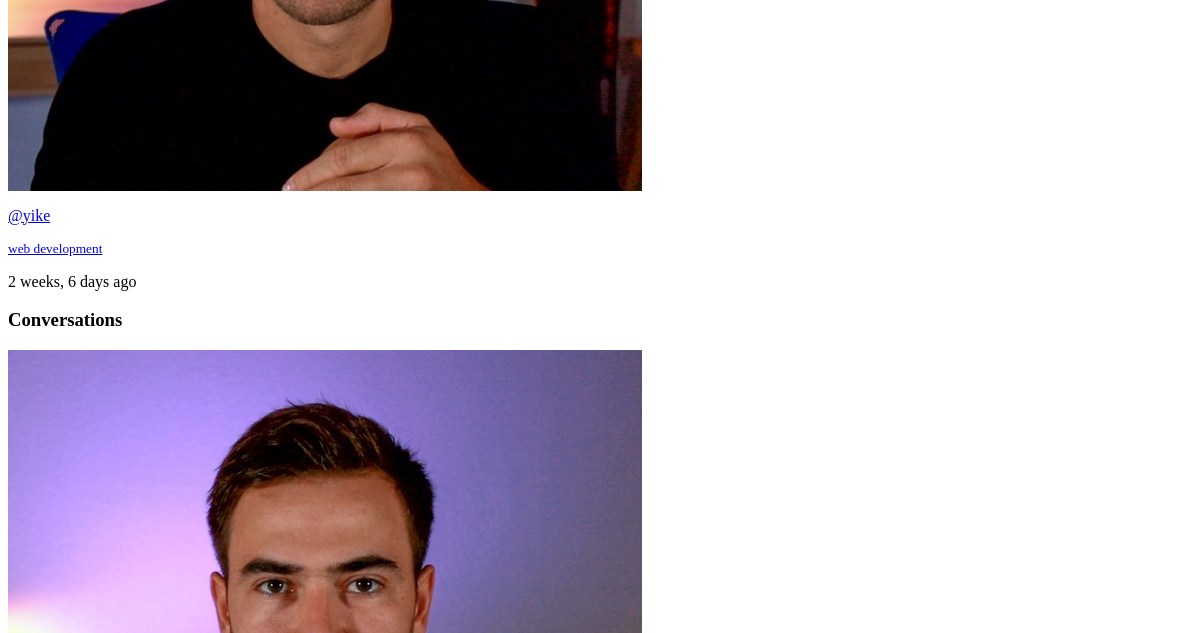
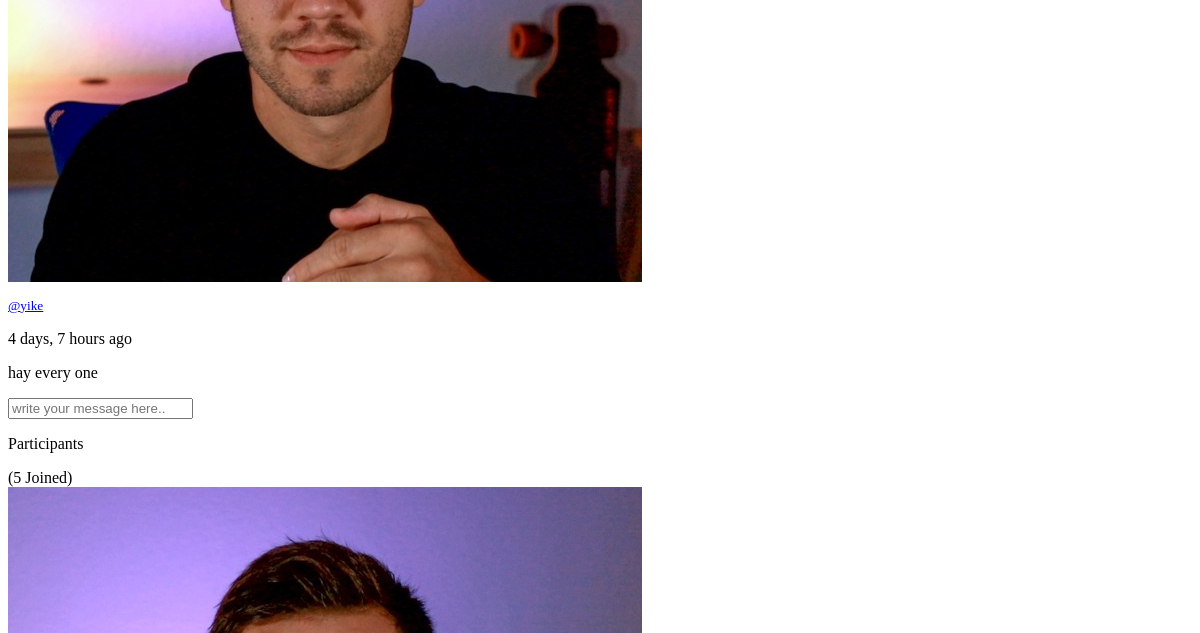
Before: /room/2/ (middle part) with the older database file (2 pictures, top to bottom).
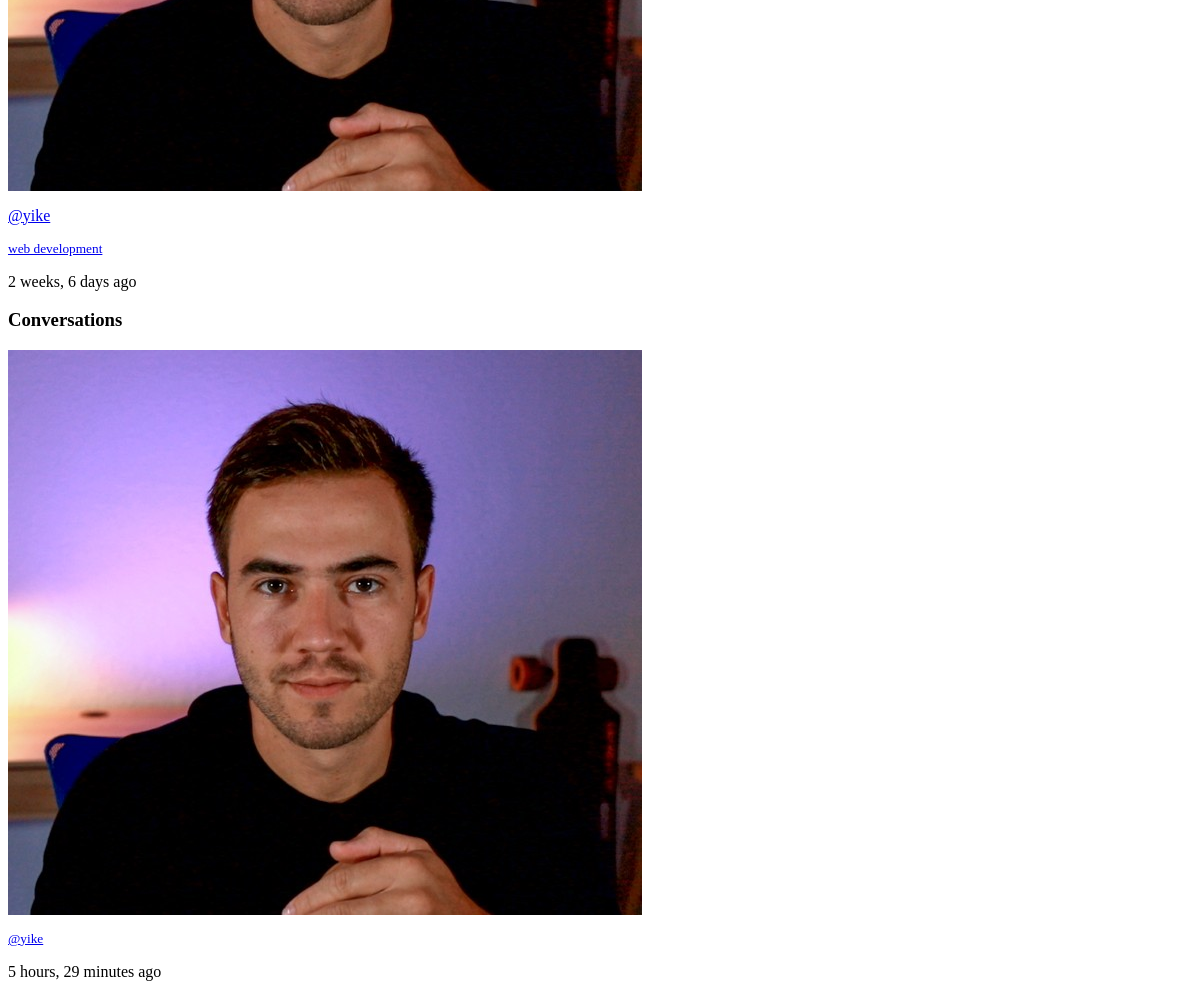
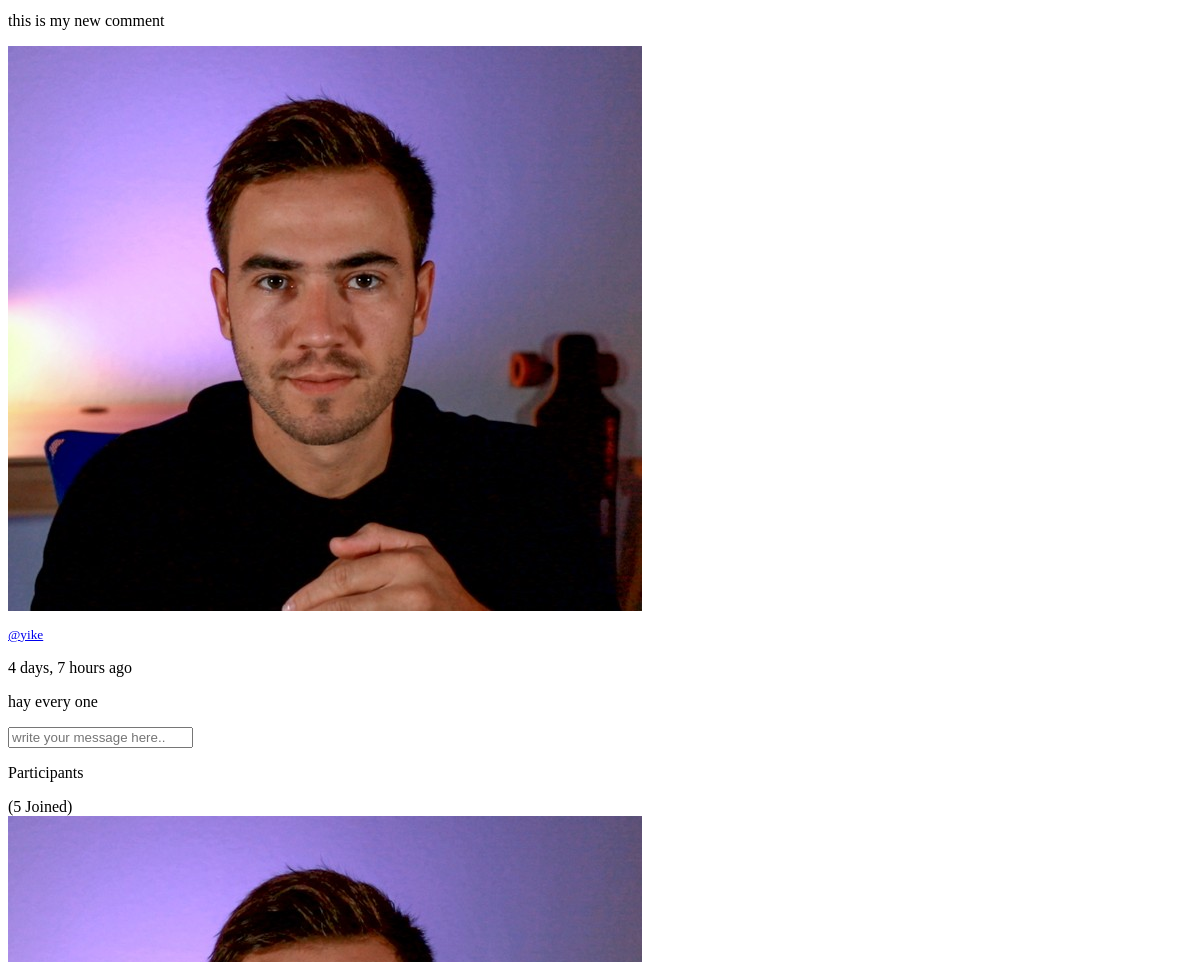
After: the same page with the newer database file (2 pictures, top to bottom).
### Backend/base/models.py (models this page shows, shortened)
class Room(models.Model):
    host = models.ForeignKey(User,on_delete=models.SET_NULL,null=True)
    topic = models.ForeignKey(Topic,on_delete=models.SET_NULL,null=True)
    name = models.CharField(max_length=200)
    description = models.TextField(null=True,blank=True)
    participants = models.ManyToManyField(User,related_name='participants',blank=True)
    updated = models.DateTimeField(auto_now=True)
    created = models.DateField(auto_now_add=True)
    class Meta:
        ordering = ['-updated','-created']

class Topic(models.Model):
    name = models.CharField(max_length=200)

class Message(models.Model):
    user = models.ForeignKey(User,on_delete=models.CASCADE)
    room = models.ForeignKey (Room,on_delete=models.CASCADE)
    body = models.TextField()
    updated  = models.DateTimeField(auto_now=True)
    created = models.DateTimeField(auto_now_add=True)
    class Meta:
        ordering = ['-updated','-created']
    def __str__(self):
        return self.body[0:50]

### Backend/base/views.py (the view, shortened to what this page needs)
# urls.py: path('room/<str:pk>/',views.room,name='room'),
def room(request,pk):
    room = Room.objects.get(id=pk)
    room_messages = room.message_set.all().order_by('-created')
    participants = room.participants.all()
    context = {'room':room,
               'current_user': request.user,
               'room_messages':room_messages,
               'participants':participants,
               }
    return render(request,'base/room.html',context )

### Frontend/templates/base/room.html (shortened to what this page needs)
{% extends "main.html" %} {% block content %}
{%load static %}
<div class="grid grid-flow-col gap-2">
  <div class="grid-cols-8 bg-gray-700 mx-2">
    <div class="flex flex-row justify-between mt-2 px-2">
      <div class="">
        <div class="flex flex-row">
          <div class="relative">
            <img src="{%static 'images/dennis.jpg' %}" class="w-8 h-8 rounded-full inline" alt="">
          </div>
          <div class="ml-2 font-normal">
            <p class="text-teal-500 "> <a href="{%url 'user-profile' room.host.id %}">@{{room.host.username}}</a></p>
          </div>
        </div>
        <a href="{% url 'home'   %}?q={{room.topic.name}}">
          <p class=" mt-2 text-lg font-sm bg-gray-600 rounded  pl-2 pr-1"><small>{{room.topic.name}}</small></p>
        </a>
      </div>
      <p class="text-sm mr-2">{{room.created|timesince}} ago</p>
    </div>
    <div class="mx-2 bg-gray-900  ">
      <h3>Conversations</h3>
      <div class=" overflow-y-scroll">
        {% for message in room_messages %}
        <div class=" border-l border-green-500 m-2 p-2 ">
          <div class="flex flex-row justify-between">
            <div class="flex flex-row">
              <div class="relative">
                <img src="{%static 'images/dennis.jpg' %}" class="w-8 h-8 rounded-full inline" alt="">
              </div>
              <div class="ml-2 flex flex-row">
                <small> <a href="{% url 'user-profile' message.user.id %}" class="text-teal-500">@{{message.user}}
                  </a>
                </small>
                <p class="text-sm font-thin ml-2">{{message.created|timesince}} ago</p>
              </div>
            </div>
          </div>
          <p class="bg-gray-900 mt-3 px-2 py-2 rounded">{{message}}</p>
        </div>
        {% endfor %}
      </div>
    </div>
    <div class="">
      <form action="" method="POST" class=" py-2 relative px-2 ">
        <input class="bg-gray-600 text-sm text-gray-200  p-2 rounded absolute w-full sticky" type="text" name="body"
          placeholder="write your message here.." />
      </form>
    </div>
  </div>
  <div class="grid-cols-4 bg-gray-700 mx-2">
    <div class="bg-purple-700 rounded pl-2  mt-2">
      <p class="text-xl text-gray-500 font-semibold mr-2 inline">Participants </p> <span class="text-sm ">(5
        Joined)</span>
    </div>
    {% for user in participants%}
    <div class="flex flex-row mt-2 px-2 mx-2 ">
      <div class="relative">
        <img src="{%static 'images/dennis.jpg' %}" class="w-8 h-8 rounded-full inline" alt="">
      </div>
    </div>
    {% endfor %}
  </div>
</div>
{% endblock content %}

### Frontend/templates/main.html (shortened to what this page needs)
<html lang="en">
{% load static %}
<head>
  <link rel="stylesheet" href="{% static '/css/public/styles.css' %}" />
</head>
<body class="bg-black text-gray-300">
    {% block content %}
    {% endblock content %}
</body>
</html>

### Frontend/templates/navbar.html (shortened to what this page needs)
{% load static %}

Changed rows visible on the page:
added Message: user "yike", created "5 hours, 29 minutes", body "this is my new comment"
